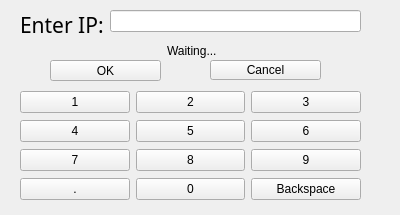
<?xml version="1.0" encoding="UTF-8"?>
<ui version="4.0">
 <class>Server</class>
 <widget class="QWidget" name="Server">
  <property name="geometry">
   <rect>
    <x>0</x>
    <y>0</y>
    <width>400</width>
    <height>215</height>
   </rect>
  </property>
  <property name="windowTitle">
   <string>Form</string>
  </property>
  <widget class="QPushButton" name="pushButton">
   <property name="geometry">
    <rect>
     <x>210</x>
     <y>60</y>
     <width>111</width>
     <height>20</height>
    </rect>
   </property>
   <property name="text">
    <string>Cancel</string>
   </property>
  </widget>
  <widget class="QWidget" name="layoutWidget">
   <property name="geometry">
    <rect>
     <x>20</x>
     <y>10</y>
     <width>341</width>
     <height>31</height>
    </rect>
   </property>
   <layout class="QFormLayout" name="formLayout">
    <item row="0" column="0">
     <widget class="QLabel" name="label">
      <property name="font">
       <font>
        <family>楷体</family>
        <pointsize>16</pointsize>
       </font>
      </property>
      <property name="text">
       <string>Enter IP:</string>
      </property>
     </widget>
    </item>
    <item row="0" column="1">
     <widget class="QLineEdit" name="lineEdit"/>
    </item>
   </layout>
  </widget>
  <widget class="QPushButton" name="okbutton">
   <property name="geometry">
    <rect>
     <x>50</x>
     <y>60</y>
     <width>111</width>
     <height>21</height>
    </rect>
   </property>
   <property name="text">
    <string>OK</string>
   </property>
  </widget>
  <widget class="QLabel" name="waiting">
   <property name="geometry">
    <rect>
     <x>167</x>
     <y>40</y>
     <width>211</width>
     <height>21</height>
    </rect>
   </property>
   <property name="text">
    <string>Waiting...</string>
   </property>
  </widget>
  <widget class="QWidget" name="">
   <property name="geometry">
    <rect>
     <x>20</x>
     <y>90</y>
     <width>341</width>
     <height>111</height>
    </rect>
   </property>
   <layout class="QGridLayout" name="gridLayout">
    <item row="0" column="0">
     <widget class="QPushButton" name="pushButton_2">
      <property name="text">
       <string>1</string>
      </property>
     </widget>
    </item>
    <item row="0" column="1">
     <widget class="QPushButton" name="pushButton_3">
      <property name="text">
       <string>2</string>
      </property>
     </widget>
    </item>
    <item row="0" column="2">
     <widget class="QPushButton" name="pushButton_4">
      <property name="text">
       <string>3</string>
      </property>
     </widget>
    </item>
    <item row="1" column="0">
     <widget class="QPushButton" name="pushButton_5">
      <property name="text">
       <string>4</string>
      </property>
     </widget>
    </item>
    <item row="1" column="1">
     <widget class="QPushButton" name="pushButton_6">
      <property name="text">
       <string>5</string>
      </property>
     </widget>
    </item>
    <item row="1" column="2">
     <widget class="QPushButton" name="pushButton_7">
      <property name="text">
       <string>6</string>
      </property>
     </widget>
    </item>
    <item row="2" column="0">
     <widget class="QPushButton" name="pushButton_8">
      <property name="text">
       <string>7</string>
      </property>
     </widget>
    </item>
    <item row="2" column="1">
     <widget class="QPushButton" name="pushButton_9">
      <property name="text">
       <string>8</string>
      </property>
     </widget>
    </item>
    <item row="2" column="2">
     <widget class="QPushButton" name="pushButton_10">
      <property name="text">
       <string>9</string>
      </property>
     </widget>
    </item>
    <item row="3" column="0">
     <widget class="QPushButton" name="pushButton_11">
      <property name="text">
       <string>.</string>
      </property>
     </widget>
    </item>
    <item row="3" column="1">
     <widget class="QPushButton" name="pushButton_12">
      <property name="text">
       <string>0</string>
      </property>
     </widget>
    </item>
    <item row="3" column="2">
     <widget class="QPushButton" name="pushButton_13">
      <property name="text">
       <string>Backspace</string>
      </property>
     </widget>
    </item>
   </layout>
  </widget>
 </widget>
 <resources/>
 <connections>
  <connection>
   <sender>pushButton</sender>
   <signal>clicked()</signal>
   <receiver>Server</receiver>
   <slot>close()</slot>
   <hints>
    <hint type="sourcelabel">
     <x>115</x>
     <y>139</y>
    </hint>
    <hint type="destinationlabel">
     <x>199</x>
     <y>149</y>
    </hint>
   </hints>
  </connection>
 </connections>
</ui>
